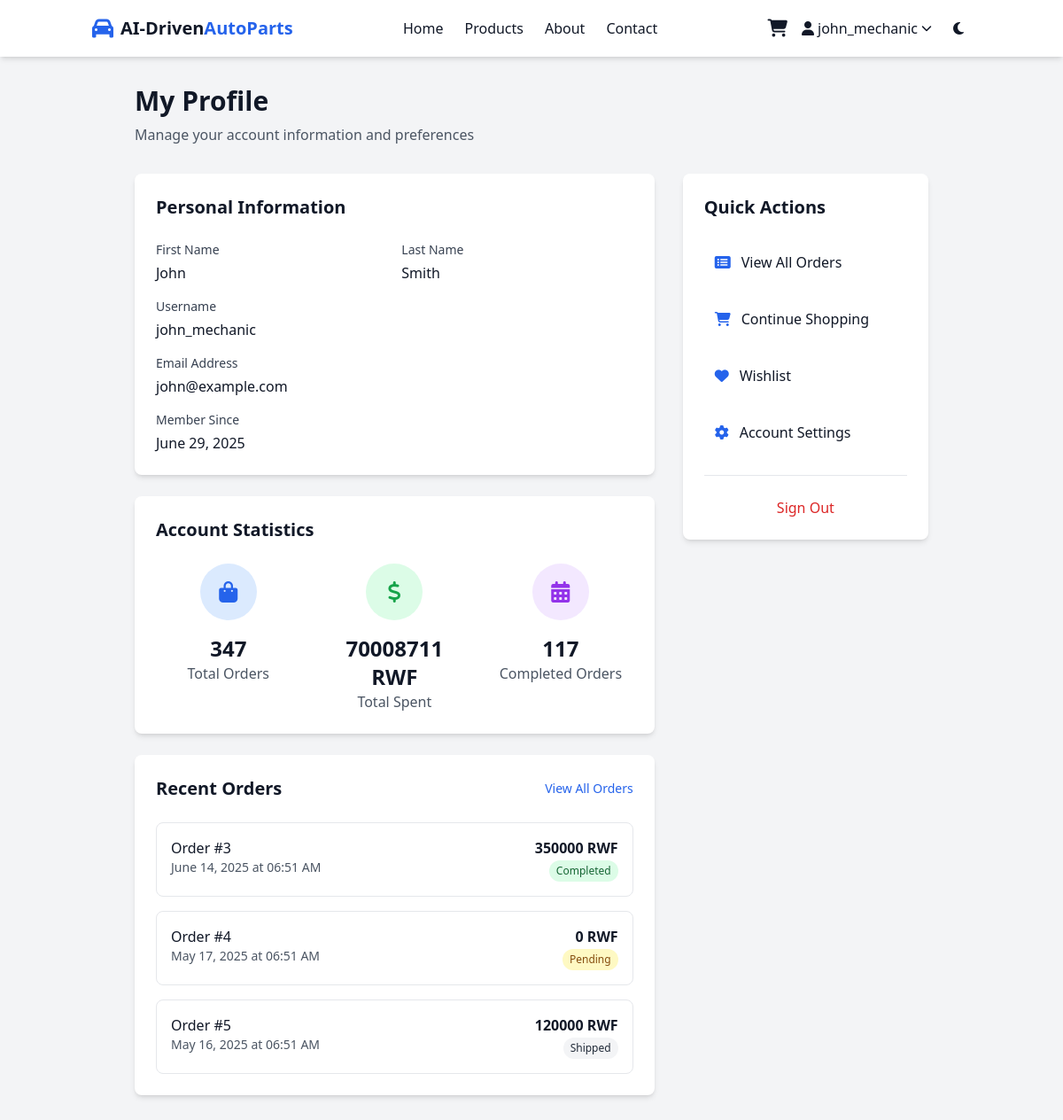
Screenshot of /profile (signed in) with the database file from the repository.
### app.py (models this page shows)
class User(UserMixin, db.Model):
    id = db.Column(db.Integer, primary_key=True)
    username = db.Column(db.String(80), unique=True, nullable=False)
    email = db.Column(db.String(120), unique=True, nullable=False)
    password_hash = db.Column(db.String(200), nullable=False)
    first_name = db.Column(db.String(50))
    last_name = db.Column(db.String(50))
    created_at = db.Column(db.DateTime, default=datetime.utcnow)
    is_admin = db.Column(db.Boolean, default=False)
    orders = db.relationship('Order', backref='user', lazy=True)

class Order(db.Model):
    id = db.Column(db.Integer, primary_key=True)
    user_id = db.Column(db.Integer, db.ForeignKey('user.id'), nullable=False)
    total_amount = db.Column(db.Float, nullable=False)
    status = db.Column(db.String(20), default='pending')
    created_at = db.Column(db.DateTime, default=datetime.utcnow)
    items = db.relationship('OrderItem', backref='order', lazy=True)

### app.py (the view)
@app.route('/profile')
@login_required
def profile():
    return render_template('profile.html')

### app.py (called while the page is built)
@login_manager.user_loader
def load_user(user_id):
    return User.query.get(int(user_id))

### templates/profile.html (shortened to what this page needs)
{% extends "base.html" %}
{% block content %}
<div class="bg-gray-100 dark:bg-gray-800 min-h-screen py-8">
    <div class="container mx-auto px-4">
        <div class="max-w-4xl mx-auto">
            <div class="mb-8">
                <h1 class="text-3xl font-bold text-gray-900 dark:text-white mb-2">My Profile</h1>
                <p class="text-gray-600 dark:text-gray-400">
                    Manage your account information and preferences
                </p>
            </div>
            <div class="grid grid-cols-1 lg:grid-cols-3 gap-8">
                <div class="lg:col-span-2 space-y-6">
                    <div class="bg-white dark:bg-gray-700 rounded-lg shadow-md p-6">
                        <h2 class="text-xl font-semibold mb-6">Personal Information</h2>
                        <div class="grid grid-cols-1 md:grid-cols-2 gap-4">
                            <div>
                                <label class="block text-sm font-medium text-gray-700 dark:text-gray-300 mb-1">First Name</label>
                                <p class="text-gray-900 dark:text-white font-medium">{{ current_user.first_name or 'Not provided' }}</p>
                            </div>
                            <div>
                                <label class="block text-sm font-medium text-gray-700 dark:text-gray-300 mb-1">Last Name</label>
                                <p class="text-gray-900 dark:text-white font-medium">{{ current_user.last_name or 'Not provided' }}</p>
                            </div>
                        </div>
                        <div class="mt-4">
                            <label class="block text-sm font-medium text-gray-700 dark:text-gray-300 mb-1">Username</label>
                            <p class="text-gray-900 dark:text-white font-medium">{{ current_user.username }}</p>
                        </div>
                        <div class="mt-4">
                            <label class="block text-sm font-medium text-gray-700 dark:text-gray-300 mb-1">Email Address</label>
                            <p class="text-gray-900 dark:text-white font-medium">{{ current_user.email }}</p>
                        </div>
                        <div class="mt-4">
                            <label class="block text-sm font-medium text-gray-700 dark:text-gray-300 mb-1">Member Since</label>
                            <p class="text-gray-900 dark:text-white font-medium">{{ current_user.created_at.strftime('%B %d, %Y') }}</p>
                        </div>
                    </div>
                    <div class="bg-white dark:bg-gray-700 rounded-lg shadow-md p-6">
                        <h2 class="text-xl font-semibold mb-6">Account Statistics</h2>
                        <div class="grid grid-cols-1 md:grid-cols-3 gap-6">
                            <div class="text-center">
                                <div class="bg-blue-100 dark:bg-blue-900/30 w-16 h-16 mx-auto rounded-full flex items-center justify-center mb-4">
                                    <i class="fas fa-shopping-bag text-2xl text-primary"></i>
                                </div>
                                <h3 class="text-2xl font-bold text-gray-900 dark:text-white">{{ current_user.orders|length }}</h3>
                                <p class="text-gray-600 dark:text-gray-400">Total Orders</p>
                            </div>
                            <div class="text-center">
                                <div class="bg-green-100 dark:bg-green-900/30 w-16 h-16 mx-auto rounded-full flex items-center justify-center mb-4">
                                    <i class="fas fa-dollar-sign text-2xl text-green-600"></i>
                                </div>
                                <h3 class="text-2xl font-bold text-gray-900 dark:text-white">
                                    <span class="font-semibold">{{ current_user.orders|sum(attribute='total_amount')|int }} RWF</span>
                                </h3>
                                <p class="text-gray-600 dark:text-gray-400">Total Spent</p>
                            </div>
                            <div class="text-center">
                                <div class="bg-purple-100 dark:bg-purple-900/30 w-16 h-16 mx-auto rounded-full flex items-center justify-center mb-4">
                                    <i class="fas fa-calendar-alt text-2xl text-purple-600"></i>
                                </div>
                                <h3 class="text-2xl font-bold text-gray-900 dark:text-white">
                                    {{ (current_user.orders|selectattr('status', 'equalto', 'completed')|list)|length }}
                                </h3>
                                <p class="text-gray-600 dark:text-gray-400">Completed Orders</p>
                            </div>
                        </div>
                    </div>
                    <div class="bg-white dark:bg-gray-700 rounded-lg shadow-md p-6">
                        <div class="flex justify-between items-center mb-6">
                            <h2 class="text-xl font-semibold">Recent Orders</h2>
                            <a href="{{ url_for('orders') }}" class="text-primary hover:text-secondary text-sm">View All Orders</a>
                        </div>
                        {% if current_user.orders %}
                            <div class="space-y-4">
                                {% for order in current_user.orders[:3] %}
                                <div class="border border-gray-200 dark:border-gray-600 rounded-lg p-4">
                                    <div class="flex justify-between items-start">
                                        <div>
                                            <p class="font-medium">Order #{{ order.id }}</p>
                                            <p class="text-sm text-gray-600 dark:text-gray-400">{{ order.created_at.strftime('%B %d, %Y at %I:%M %p') }}</p>
                                        </div>
                                        <div class="text-right">
                                            <p class="font-semibold">{{ order.total_amount|int }} RWF</p>
                                            <span class="inline-block px-2 py-1 text-xs rounded-full
                                                {% if order.status == 'completed' %}bg-green-100 text-green-800{% elif order.status == 'pending' %}bg-yellow-100 text-yellow-800{% else %}bg-gray-100 text-gray-800{% endif %}">
                                                {{ order.status|title }}
                                            </span>
                                        </div>
                                    </div>
                                </div>
                                {% endfor %}
                            </div>
                        {% else %}
                            <div class="text-center py-8">
                                <i class="fas fa-shopping-bag text-4xl text-gray-300 dark:text-gray-600 mb-4"></i>
                                <p class="text-gray-500 dark:text-gray-400">No orders yet</p>
                                <a href="{{ url_for('products') }}" class="text-primary hover:text-secondary text-sm">Start Shopping</a>
                            </div>
                        {% endif %}
                    </div>
                </div>
                <div class="lg:col-span-1">
                    <div class="bg-white dark:bg-gray-700 rounded-lg shadow-md p-6 sticky top-24">
                        <h2 class="text-xl font-semibold mb-6">Quick Actions</h2>
                        <div class="space-y-4">
                            <a href="{{ url_for('orders') }}"
                               class="flex items-center space-x-3 p-3 rounded-lg hover:bg-gray-100 dark:hover:bg-gray-600 transition">
                                <i class="fas fa-list-alt text-primary"></i>
                                <span>View All Orders</span>
                            </a>
                            <a href="{{ url_for('products') }}"
                               class="flex items-center space-x-3 p-3 rounded-lg hover:bg-gray-100 dark:hover:bg-gray-600 transition">
                                <i class="fas fa-shopping-cart text-primary"></i>
                                <span>Continue Shopping</span>
                            </a>
                            <a href="{{ url_for('wishlist') }}"
                               class="flex items-center space-x-3 p-3 rounded-lg hover:bg-gray-100 dark:hover:bg-gray-600 transition">
                                <i class="fas fa-heart text-primary"></i>
                                <span>Wishlist</span>
                            </a>
                            <a href="{{ url_for('account_settings') }}"
                               class="flex items-center space-x-3 p-3 rounded-lg hover:bg-gray-100 dark:hover:bg-gray-600 transition">
                                <i class="fas fa-cog text-primary"></i>
                                <span>Account Settings</span>
                            </a>
                        </div>
                        <hr class="my-6 border-gray-200 dark:border-gray-600">
                        <div class="text-center">
                            <a href="{{ url_for('logout') }}"
                               class="text-red-600 hover:text-red-700 font-medium">
                                Sign Out
                            </a>
                        </div>
                    </div>
                </div>
            </div>
        </div>
    </div>
</div>
{% endblock %}

### templates/base.html (shortened to what this page needs)
<!DOCTYPE html>
<html lang="en" class="scroll-smooth">
<head>
    <script src="https://cdn.tailwindcss.com"></script>
    <link rel="stylesheet" href="https://cdnjs.cloudflare.com/ajax/libs/font-awesome/6.4.0/css/all.min.css">
</head>
<body class="bg-gray-50 dark:bg-gray-900 text-gray-900 dark:text-gray-100 transition-colors duration-300">
    <header class="sticky top-0 z-50 bg-white dark:bg-gray-800 shadow-md">
        <div class="container mx-auto px-4 py-3 flex justify-between items-center">
            <div class="flex items-center space-x-2">
                <i class="fas fa-car text-2xl text-primary"></i>
                <a href="{{ url_for('home') }}" class="text-xl font-bold">AI-Driven<span class="text-primary">AutoParts</span></a>
            </div>
            <div class="hidden md:flex space-x-6">
                <a href="{{ url_for('home') }}" class="hover:text-primary transition">Home</a>
                <a href="{{ url_for('products') }}" class="hover:text-primary transition">Products</a>
                <a href="#about" class="hover:text-primary transition">About</a>
                <a href="#contact" class="hover:text-primary transition">Contact</a>
            </div>
            <div class="flex items-center space-x-4">
                {% if current_user.is_authenticated %}
                    <a href="{{ url_for('cart') }}" class="relative">
                        <i class="fas fa-shopping-cart text-xl"></i>
                    </a>
                    <div class="relative" id="user-dropdown">
                        <button class="flex items-center space-x-1 hover:text-primary transition cursor-pointer" id="user-dropdown-btn">
                            <i class="fas fa-user"></i>
                            <span>{{ current_user.username }}</span>
                            <i class="fas fa-chevron-down text-xs"></i>
                        </button>
                    </div>
                {% else %}
                    <a href="{{ url_for('login') }}" class="hover:text-primary transition">Login</a>
                    <a href="{{ url_for('register') }}" class="bg-primary hover:bg-secondary text-white px-4 py-2 rounded-lg transition">Register</a>
                {% endif %}
                <button id="theme-toggle" class="p-2 rounded-full hover:bg-gray-200 dark:hover:bg-gray-700">
                    <i class="fas fa-moon dark:hidden"></i>
                </button>
            </div>
        </div>
    </header>
    <main>
        {% block content %}{% endblock %}
    </main>
</body>
</html>

### rows the page displays
User: username "john_mechanic", first_name "John", last_name "Smith", email "john@example.com", created_at "June 29, 2025"
Order: id "3", created_at "June 14, 2025 at 06:51 AM", total_amount "350000", status "Completed"
Order: id "4", created_at "May 17, 2025 at 06:51 AM", total_amount "0", status "Pending"
Order: id "5", created_at "May 16, 2025 at 06:51 AM", total_amount "120000", status "Shipped"

### other values shown
{{ current_user.orders|length }} "347"
{{ current_user.orders|sum(attribute='total_amount')|int }} "70008711"
